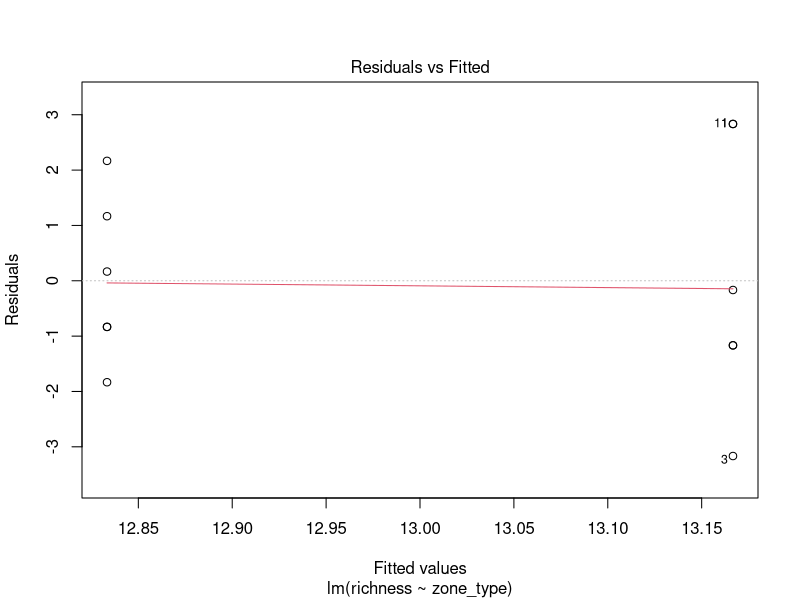
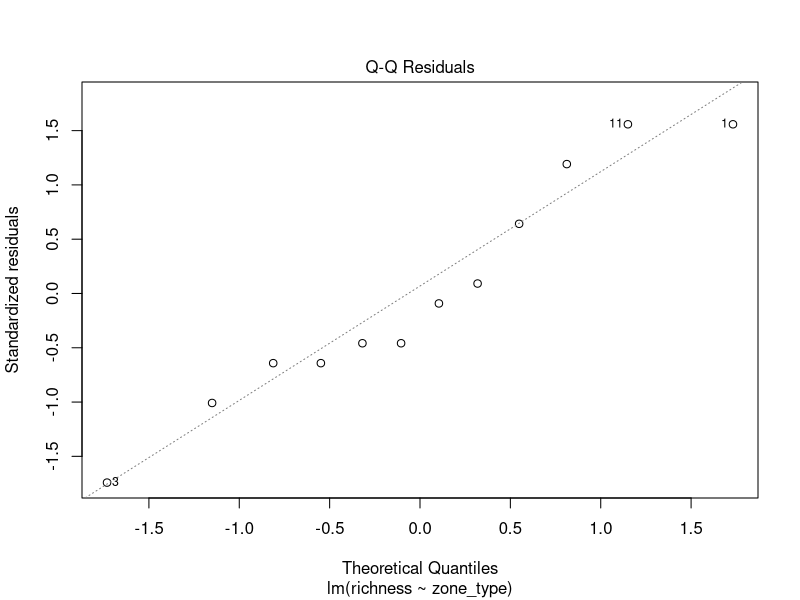

Write the R code that produced these figures, in order. (Note: this script raises an error after producing the figures.)
# =========================================================
# Natural Boat Landing Impacts on Benthic Invertebrates
# Author: Claire Christensen
# Output: Statistical analysis comparing boat landing 
# vs undisturbed shoreline sites and figure generation
# =========================================================

# ---------------------------
# Libraries
# ---------------------------
library(readxl)
library(tidyverse)
library(vegan)
library(lme4)
library(grid)
library(gridExtra)

# ---------------------------
# Data Import
# ---------------------------
setwd("#insert your working directory#")

invertebrate_counts <- read_excel("invertebrate_counts.xlsx") %>%
  column_to_rownames("site_ID")

site_info <- read_excel("site_info.xlsx") %>%
  select(site_ID, zone_type)

# Ensure consistent factor order
site_info$zone_type <- factor(site_info$zone_type,
                              levels = unique(site_info$zone_type))

# ---------------------------
# Species Richness
# ---------------------------
sppr <- specnumber(invertebrate_counts)

sppr_df <- enframe(sppr, name = "site_ID", value = "richness") %>%
  left_join(site_info, by = "site_ID")

shapiro.test(sppr_df$richness)
bartlett.test(richness ~ zone_type, data = sppr_df)

model_sppr <- lm(richness ~ zone_type, data = sppr_df)
plot(model_sppr, which = 1)
plot(model_sppr, which = 2)

wil_sppr <- wilcox.test(richness ~ zone_type,
                        data = sppr_df,
                        paired = TRUE,
                        alternative = "less")
wil_sppr

sppr_plot <- ggplot(sppr_df, aes(x = zone_type, y = richness)) +
  geom_violin(fill = "grey85", color = "black") +
  geom_boxplot(width = 0.1, fill = "white", color = "black") +
  labs(x = NULL, y = "Species Richness")

# ---------------------------
# Shannon Diversity
# ---------------------------
shannon <- diversity(invertebrate_counts, index = "shannon")

shannon_df <- site_info %>%
  mutate(shannon = shannon)

shapiro.test(shannon_df$shannon)
bartlett.test(shannon ~ zone_type, data = shannon_df)

t_shannon <- t.test(shannon ~ zone_type,
                    paired = TRUE,
                    data = shannon_df)
t_shannon

sppdiv_plot <- ggplot(shannon_df, aes(x = zone_type, y = shannon)) +
  geom_violin(fill = "grey85", color = "black") +
  geom_boxplot(width = 0.1, fill = "white", color = "black") +
  labs(x = NULL, y = "Shannon Diversity Index")

# ---------------------------
# Simpson Diversity
# ---------------------------
simpson <- diversity(invertebrate_counts, index = "simpson")

simpson_df <- site_info %>%
  mutate(simpson = simpson)

shapiro.test(simpson_df$simpson)
bartlett.test(simpson ~ zone_type, data = simpson_df)

model_simpson <- lm(simpson ~ zone_type, data = simpson_df)
plot(model_simpson, which = 1)
plot(model_simpson, which = 2)

wil_simpson <- wilcox.test(simpson ~ zone_type,
                           data = simpson_df,
                           paired = TRUE,
                           alternative = "less")
wil_simpson

simp_plot <- ggplot(simpson_df, aes(x = zone_type, y = simpson)) +
  geom_violin(fill = "grey85", color = "black") +
  geom_boxplot(width = 0.1, fill = "white", color = "black") +
  labs(x = NULL, y = "Simpson Diversity Index")

# ---------------------------
# HBI
# ---------------------------
HBI_data <- read_excel("HBI.xlsx") %>%
  mutate(HBI = as.numeric(HBI))

shapiro.test(HBI_data$HBI)
bartlett.test(HBI ~ zone_type, data = HBI_data)

wil_HBI <- wilcox.test(HBI ~ zone_type,
                       data = HBI_data,
                       paired = TRUE,
                       alternative = "less")
wil_HBI

HBI_plot <- ggplot(HBI_data, aes(x = zone_type, y = HBI)) +
  geom_violin(fill = "grey85", color = "black") +
  geom_boxplot(width = 0.1, fill = "white", color = "black") +
  labs(x = "Zone Type", y = "HBI Value")

# ---------------------------
# EPT Index
# ---------------------------
EPT_data <- read_excel("EPT.xlsx")

shapiro.test(EPT_data$EPT_index_value)
bartlett.test(EPT_index_value ~ zone_type, data = EPT_data)

wil_EPT <- wilcox.test(EPT_index_value ~ zone_type,
                       data = EPT_data,
                       paired = TRUE,
                       alternative = "less")
wil_EPT

EPT_plot <- ggplot(EPT_data, aes(x = zone_type, y = EPT_index_value)) +
  geom_violin(fill = "grey85", color = "black") +
  geom_boxplot(width = 0.1, fill = "white", color = "black") +
  labs(x = "Zone Type", y = "EPT Index Value")

# ---------------------------
# Community Composition (PERMANOVA)
# ---------------------------
community_data <- read_excel("PERMANOVA.xlsx")

community_matrix <- community_data %>%
  select(-zone_type, -total) %>%
  column_to_rownames("site_ID")

log_comm <- log(community_matrix + 1)

diss_matrix <- vegdist(log_comm, method = "bray")

env_data <- community_data %>%
  select(site_ID, zone_type) %>%
  mutate(zone_type = factor(zone_type)) %>%
  filter(site_ID %in% rownames(log_comm))

permanova <- adonis2(diss_matrix ~ zone_type, data = env_data)

print(permanova)

# ---------------------------
# Multi-panel Figure
# ---------------------------

final_plot <- grid.arrange(
  arrangeGrob(sppr_plot, top = textGrob("a)", x = 0,
                                        gp = gpar(fontsize = 16, fontface = "bold"))),
  arrangeGrob(sppdiv_plot, top = textGrob("b)", x = 0,
                                          gp = gpar(fontsize = 16, fontface = "bold"))),
  arrangeGrob(simp_plot, top = textGrob("c)", x = 0,
                                        gp = gpar(fontsize = 16, fontface = "bold"))),
  arrangeGrob(HBI_plot, top = textGrob("d)", x = 0,
                                       gp = gpar(fontsize = 16, fontface = "bold"))),
  arrangeGrob(EPT_plot, top = textGrob("e)", x = 0,
                                       gp = gpar(fontsize = 16, fontface = "bold"))),
  ncol = 2
)

final_plot
